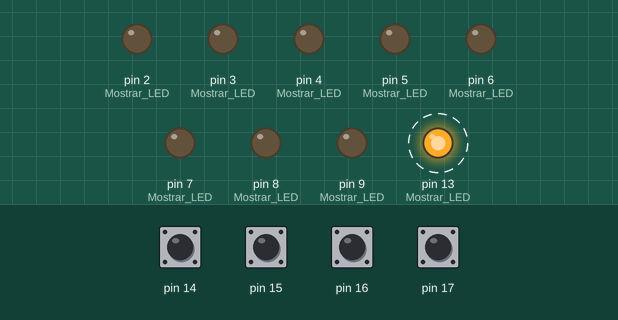
This program was run on a simulated Arduino Nano, built with avr-gcc and run on an emulated ATmega328P. Shown: output pins drawn as LEDs (lit = HIGH). Dashed ring = blinking. Inputs (shaded band) come from the test bench; at power-on: pin 14–17 HIGH.

Above: at 0.8 s.
0.9 s: pin 14 pulled LOW for 0.15 s
At 2.22 s:
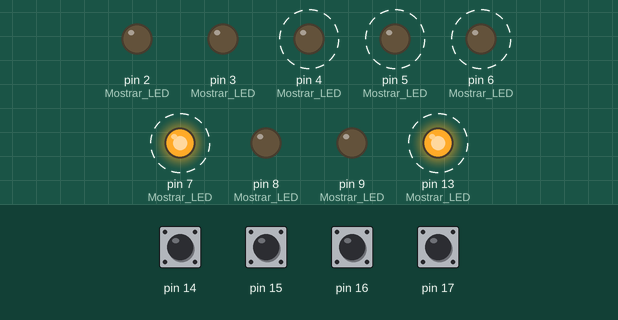
3.9 s: pin 16 pulled LOW for 0.15 s
At 4.4 s:
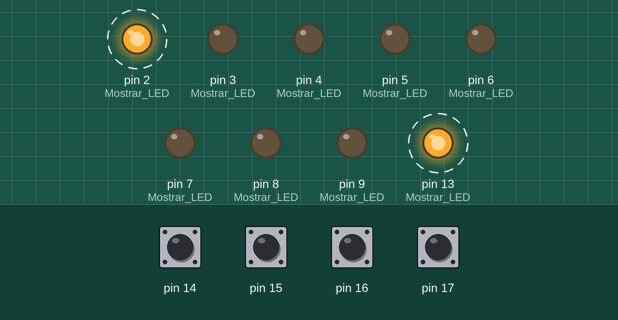
7.0 s: pin 17 pulled LOW for 0.15 s
At 8.39 s:
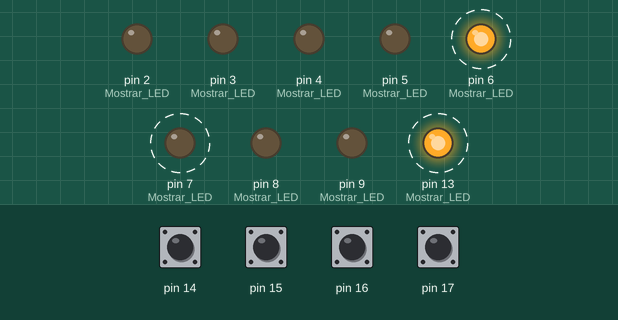
10.0 s: pin 17 pulled LOW for 1 s
13.0 s: pin 15 pulled LOW for 0.15 s
16.0 s: pin 14 pulled LOW for 1 s
At 16.28 s:
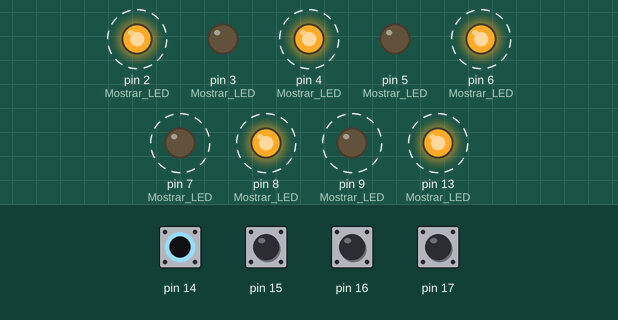
Timing chart, 0 to 20.0 s (numbered marks = the images above; inputs shaded):
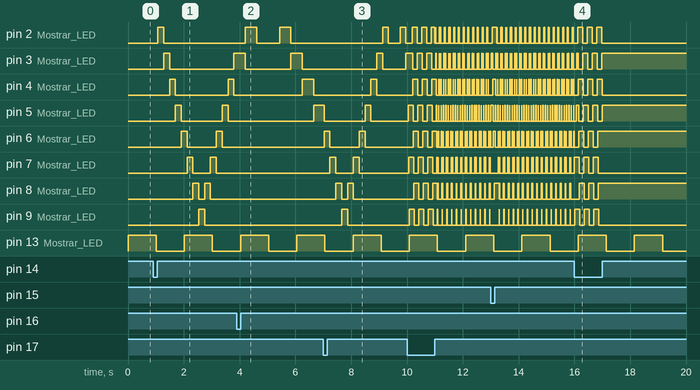

The program:

main.cpp
```cpp
// (licence header left out)
/*********************************************************************************************************
 *                                               <File description>
 *
 * Filename	: Filename
 * Version	: Module version
 * Programmer(s) : Programmer initial(s)
 **********************************************************************************************************
 *  Note(s):
 *
 *
 *
 *********************************************************************************************************/

/*********************************************************************************************************
 *
 * \file		${file_name}
 * \brief		Descripcion del modulo
 * \date		${date}
 * \author		Nicolas Ferragamo nferragamo@frba.utn.edu.ar
 * \version
 *********************************************************************************************************/

/*********************************************************************************************************
 *** INCLUDES
 *********************************************************************************************************/

#include <Arduino.h>
#include <util/delay.h>

/*********************************************************************************************************
 *** DEFINES PRIVADOS AL MODULO
 *********************************************************************************************************/

/*********************************************************************************************************
 *** MACROS PRIVADAS AL MODULO
 *********************************************************************************************************/
#define SET_PIN(PORT, PIN) (PORT |= 1 << PIN)
#define CLEAR_PIN(PORT, PIN) (PORT &= ~(1 << PIN))
#define IS_CLEAR_PIN(PORT, PIN) (((PORT >> PIN) & 0x01) == 0 ? 1 : 0)
#define IS_SET_PIN(PORT, PIN) (((PORT >> PIN) & 0x01) == 1 ? 1 : 0)

// ejemplo si quiere usar una macro para cada botón
#define Boton1 ((PINC >> PC0) & 0x01)
#define Boton2 ((PINC >> PC1) & 0x01)
#define Boton3 ((PINC >> PC2) & 0x01)
#define Boton4 ((PINC >> PC3) & 0x01)

/*********************************************************************************************************
 *** TIPOS DE DATOS PRIVADOS AL MODULO
 *********************************************************************************************************/
enum play_t
{
  PAUSA = 0,
  PLAY
};
play_t play = PLAY;
volatile uint8_t cont = 0;
/*********************************************************************************************************
 *** TABLAS PRIVADAS AL MODULO
 *********************************************************************************************************/

/*********************************************************************************************************
 *** VARIABLES GLOBALES PUBLICAS
 *   se escriben en CamelCase y están precedidas por la identificación del
 *   módulo seguida de un _
 *   ej: MEM_POOL  Mem_PoolHeap;
 *********************************************************************************************************/

volatile uint8_t Multiplicador = 0;

/*********************************************************************************************************
 *** VARIABLES GLOBALES PRIVADAS AL MODULO
 *   se declaran con static y se escriben en CamelCase y están precedidas por la
 *   identificación del módulo seguida de un _ y usan _ para separar las palabras
 *   cuando tienen nombres compuestos
 *   ej: static MEM_POOL  Mem_Pool_Heap;
 *********************************************************************************************************/
volatile uint8_t tecla1;
volatile uint8_t tecla2;
volatile uint8_t tecla3;
volatile uint8_t tecla4;

volatile uint8_t boton1;
volatile uint8_t boton2;
volatile uint8_t boton3;
volatile uint8_t boton4;

volatile uint8_t Antecla1;
volatile uint8_t Antecla2;
volatile uint8_t Antecla3;
volatile uint8_t Antecla4;

volatile long int i = 0;

volatile uint32_t vel = 50000;

volatile uint32_t t = 0;

volatile uint32_t tiempo = 20;

/*********************************************************************************************************
 *** PROTOTIPO DE FUNCIONES PRIVADAS AL MODULO
 * se declaran como estaticas y se escriben en CamelCase, están precedidas por la
 * identificación del módulo seguida de un _. No se decaran en el .h
 * ej static void Clk_DateTimer(parametros)
 *********************************************************************************************************/
void config_TIMER0(void);

void init_baseboard(void);
void Clear_Leds(void);
void Antecla_1(void);
void Antecla_2(void);
void Antecla_3(void);
void Antecla_4(void);

void Detector_de_Flanco1(void);
void Detector_de_Flanco3(void);
void Detector_de_Flanco4(void);

void Mostrar_Leds(void);
/*********************************************************************************************************
 *** FUNCIONES PRIVADAS AL MODULO
 *********************************************************************************************************/

void config_TIMER0(void)
{
  TCCR0A = (1 << WGM01); // Activa el bit CTC (clear timer on compare match)
                         // del TCCR0A (timer counter/control register)
  OCR0A = 155;                        // valor de comparacion de int cada 10ms
  TCCR0B = (1 << CS00) | (1 << CS02); // preescaler dividiendo 1024
  TIMSK0 = (1 << OCIE0A);             // Habilita las interrupciones entimer compare
}

void init_baseboard()
{
  DDRC &= ~(1 << 0);
  DDRC &= ~(1 << 1);
  DDRC &= ~(1 << 2);
  DDRC &= ~(1 << 3);

  DDRD |= (1 << 2);
  DDRD |= (1 << 3);
  DDRD |= (1 << 4);
  DDRD |= (1 << 5);
  DDRD |= (1 << 6);
  DDRD |= (1 << 7);

  DDRB |= (1 << 0);
  DDRB |= (1 << 1);

  PORTC |= (1 << 0);
  PORTC |= (1 << 1);
  PORTC |= (1 << 2);
  PORTC |= (1 << 3);
}

void Clear_Leds()
{
  CLEAR_PIN(PORTD, 2);
  CLEAR_PIN(PORTD, 3);
  CLEAR_PIN(PORTD, 4);
  CLEAR_PIN(PORTD, 5);
  CLEAR_PIN(PORTD, 6);
  CLEAR_PIN(PORTD, 7);
  CLEAR_PIN(PORTB, 0);
  CLEAR_PIN(PORTB, 1);
}

void Antecla_1(void)
{
  if (Boton1 == 0)
  {
    _delay_ms(20);
    if (Boton1 == 0)
    {
      tecla1 = 0;
    }
    else
    {
      tecla1 = 1;
    }
  }
  else
  {
    tecla1 = 1;
  }
}
void Antecla_2(void)
{
  if (Boton2 == 0)
  {
    _delay_ms(20);
    if (Boton2 == 0)
    {
      tecla2 = 1;
    }
    else
    {
      tecla2 = 0;
    }
  }
  else
  {
    tecla2 = 0;
  }
}
void Antecla_3(void)
{
  if (Boton3 == 0)
  {
    _delay_ms(20);
    if (Boton3 == 0)
    {
      tecla3 = 1;
    }
    else
    {
      tecla3 = 0;
    }
  }
  else
  {
    tecla3 = 0;
  }
}
void Antecla_4(void)
{
  if (Boton4 == 0)
  {
    _delay_ms(20);
    if (Boton4 == 0)
    {
      tecla4 = 1;
    }
    else
    {
      tecla4 = 0;
    }
  }
  else
  {
    tecla4 = 0;
  }
}

void Detector_de_Flanco1(void)
{
  if (tecla1 == 1 && Antecla1 == 0)
  {
    Antecla1 = !Antecla1;
    if (play == PLAY)
    {
      play = PAUSA;
    }
    else
    {
      play = PLAY;
    }
  }
  if (tecla1 == 0 && Antecla1 == 1)
  {
    Antecla1 = !Antecla1;
  }
}

void Detector_de_Flanco3(void)
{
  if (tecla3 == 1 && Antecla3 == 0)
  {
    Antecla3 = !Antecla3;
    if (Antecla3 == 1)
    {
      tiempo = tiempo +20;
    }
  }
  if (tecla3 == 0 && Antecla3 == 1)
  {
    Antecla3 = !Antecla3;
  }
}
void Detector_de_Flanco4(void)
{
  if (tecla4 == 1 && Antecla4 == 0)
  {
    Antecla4 = !Antecla4;
    if (Antecla4 == 1)
    {
      tiempo = tiempo -20;
    }
  }
  if (tecla4 == 0 && Antecla4 == 1)
  {
    Antecla4 = !Antecla4;
  }
}

void Mostrar_LED(void)
{
  switch (cont)
  {
  case 1:
    PORTD |= (1 << PD2);
    break;
  case 2:
    PORTD |= (1 << PD3);
    PORTD &= ~(1 << PD2);
    break;
  case 3:
    PORTD |= (1 << PD4);
    PORTD &= ~(1 << PD3);
    break;
  case 4:
    PORTD |= (1 << PD5);
    PORTD &= ~(1 << PD4);
    break;
  case 5:
    PORTD |= (1 << PD6);
    PORTD &= ~(1 << PD5);
    break;
  case 6:
    PORTD |= (1 << PD7);
    PORTD &= ~(1 << PD6);
    break;
  case 7:
    PORTB |= (1 << PB0);
    PORTD &= ~(1 << PD7);
    break;
  case 8:
    PORTB |= (1 << PB1);
    PORTB &= ~(1 << PB0);
    break;
  case 9:
    PORTB |= (1 << PB0);
    PORTB &= ~(1 << PB1);
    break;
  case 10:
    PORTD |= (1 << PD7);
    PORTB &= ~(1 << PB0);
    break;
  case 11:
    PORTD |= (1 << PD6);
    PORTD &= ~(1 << PD7);
    break;
  case 12:
    PORTD |= (1 << PD5);
    PORTD &= ~(1 << PD6);
    break;
  case 13:
    PORTD |= (1 << PD4);
    PORTD &= ~(1 << PD5);
    break;
  case 14:
    PORTD |= (1 << PD3);
    PORTD &= ~(1 << PD4);
    break;
  case 15:
    PORTD |= (1 << PD2);
    PORTD &= ~(1 << PD3);
    break;
  case 16:
    PORTD &= ~(1 << PD2);
    break;
  }
}
/*********************************************************************************************************
 *** FUNCIONES GLOBALES AL MODULO
 *********************************************************************************************************/

/**
  \fn  		Nombre de la Funcion
  \brief 		Descripcion
  \author 	Nombre
  \date 		${date}
  \param [in] 	parametros de entrada
  \param [out] 	parametros de salida
  \return tipo 	y descripcion de retorno
*/

ISR(TIMER0_COMPA_vect)
{
  Multiplicador++;
  if (Multiplicador > 100)
  {
    PORTB ^= (1 << PORTB5);
    Multiplicador = 0;
  }
  if (t < tiempo)
  {
    t++;
  }
  else
  {
    if (play == PLAY)
    {
      t = 0;
      cont++;
      if (cont > 16)
      {
        cont = 0;
      }
    }
  }
}

/*

Respetar este pin out.

PC0 -> BOTON 1
PC1 -> BOTON 2
PC2 -> BOTON 3
PC3 -> BOTON 4

PD2 -> LED 1
PD3 -> LED 2
PD4 -> LED 3
PD5 -> LED 4
PD6 -> LED 5
PD7 -> LED 6
PB0 -> LED 7
PB1 -> LED 8

*/

/*
** The main function. Application starts here.
*/
int main(void)
{

  //! aca se escriben las inicializasiones
  DDRB = (1 << PB5);
  PORTB = (1 << PB5);
  config_TIMER0();
  init_baseboard();
  Clear_Leds();

  sei(); // Habilita interrupciones globales

  while (1)
  {
    Antecla_1();
    Antecla_2();
    Antecla_3();
    Antecla_4();
    Detector_de_Flanco1();
    Detector_de_Flanco3();
    Detector_de_Flanco4();

    Mostrar_LED();
  }

  return 0;
}

/*********************************************************************************************************
** end of file
*********************************************************************************************************/
```

Measured:
- after the input at 0.9 s, pin 2 (Mostrar_LED): LOW → HIGH after 0.17 s, → LOW 0.21 s later; pin 3 (Mostrar_LED): LOW → HIGH after 0.38 s, → LOW 0.21 s later, → HIGH 2.3 s later
- after the input at 3.9 s, pin 2 (Mostrar_LED): alternates HIGH for 0.41 s and LOW for 0.82 s, starting after 0.30 s; pin 6 (Mostrar_LED), pin 7 (Mostrar_LED), pin 8 (Mostrar_LED): stops changing and stays LOW; pin 9 (Mostrar_LED): stays LOW (without the input it goes to HIGH after 2.2 s)
- after the input at 7.0 s, pin 2 (Mostrar_LED): alternates HIGH for 0.21 s and LOW for 0.42 s, starting after 2.1 s; pin 3 (Mostrar_LED): LOW → HIGH after 1.9 s, → LOW 0.21 s later, → HIGH 0.84 s later
- after the input at 16.0 s, pin 4 (Mostrar_LED): alternates HIGH for 0.18 s and LOW for 0.16 s, 6 changes in all, then stays LOW, starting after 0.14 s; pin 6 (Mostrar_LED): alternates HIGH for 0.18 s and LOW for 0.16 s, 5 changes in all, then stays HIGH, starting after 0.16 s
- by itself, pin 13 (Mostrar_LED): alternates HIGH for 1.0 s and LOW for 1.0 s
